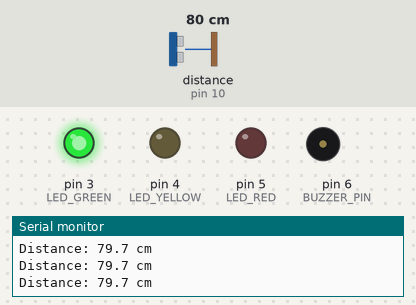
Recording of a sketch running on a simulated Arduino Uno, built with avr-gcc and run on an emulated ATmega328P. Shown: output pins drawn as LEDs (lit = HIGH), buzzer (waves = sounding), the last lines printed to the serial monitor. Wiring (inferred from the names in the program): ultrasonic range finder: trigger pin 9; echo pin 10. The test bench sets the inputs (shaded band); at power-on: distance to the obstacle (sensor on pin 10) 80 cm. The echo pulse lasts 58.3 µs per cm; pins used as bus, display or sensor lines are not drawn.

Above: at 1.2 s.
1.3 s: distance to the obstacle (sensor on pin 10) set to 39 cm
2.8 s: distance to the obstacle (sensor on pin 10) set to 32 cm
At 3.14 s:
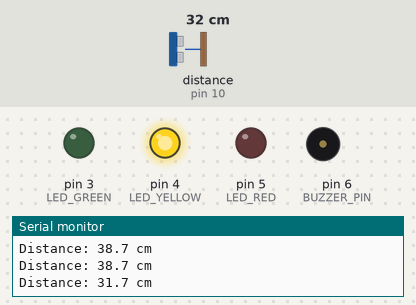
5.8 s: distance to the obstacle (sensor on pin 10) set to 18 cm
8.8 s: distance to the obstacle (sensor on pin 10) set to 14 cm
At 9.7 s:
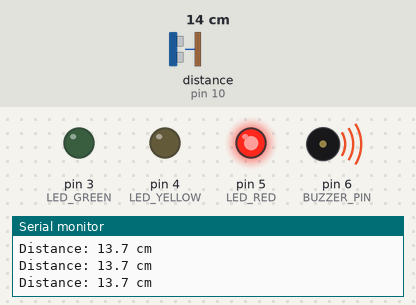
10.3 s: distance to the obstacle (sensor on pin 10) set to 35 cm
At 10.53 s:
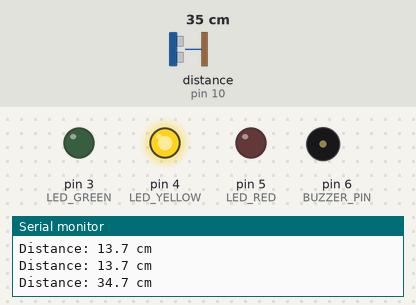
13.3 s: distance to the obstacle (sensor on pin 10) set to 2 cm
At 14.0 s:
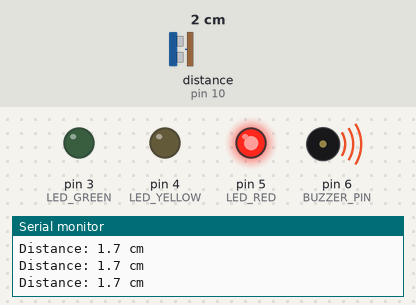
Timing chart, 0 to 15.9 s (numbered marks = the images above; inputs shaded):
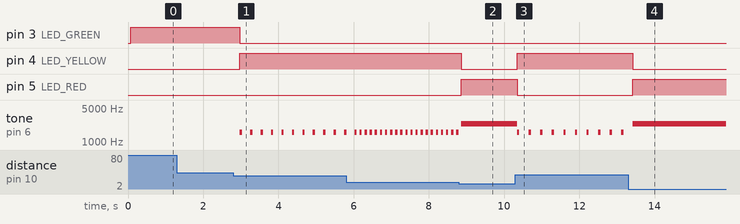

The sketch:

ultrasonic_parking_sensor.ino
```cpp
/*
 * HC-SR04 Ultrasonic Distance & Parking Alert Sensor
 * TechBlueprint (@techblueprint-lab)
 *
 * Physics:
 *   Speed of sound in dry air (~20°C) = 343 m/s = 0.0343 cm/µs
 *   Because the 40 kHz sound pulse travels OUT to the object and BACK:
 *     distance_cm = (echo_duration_us * 0.0343) / 2.0
 *
 * Engineering Guardrails Included:
 *   1. 30 ms pulseIn() timeout — prevents the Arduino loop from freezing
 *      for a full 1 second if no echo returns (out of range / angled wall).
 *   2. 3-sample median filter — rejects random ultrasonic bounce glitches.
 *   3. 3-zone LED + progressive buzzer parking alert (Safe / Caution / Stop).
 */

const uint8_t TRIG_PIN   = 9;
const uint8_t ECHO_PIN   = 10;
const uint8_t LED_GREEN  = 3;
const uint8_t LED_YELLOW = 4;
const uint8_t LED_RED    = 5;
const uint8_t BUZZER_PIN = 6;

// 30,000 µs timeout ≈ 514 cm max round-trip (covers HC-SR04's 400 cm range)
const unsigned long ECHO_TIMEOUT_US = 30000UL;
const float SOUND_SPEED_CM_PER_US   = 0.0343f;

// Alert thresholds (in centimeters)
const float STOP_CM    = 15.0f;
const float CAUTION_CM = 35.0f;

float readSingleDistanceCm() {
  // Ensure a clean LOW state, then fire a 10 µs HIGH pulse on TRIG
  digitalWrite(TRIG_PIN, LOW);
  delayMicroseconds(2);
  digitalWrite(TRIG_PIN, HIGH);
  delayMicroseconds(10);
  digitalWrite(TRIG_PIN, LOW);

  // Measure how long ECHO stays HIGH (with 30 ms non-blocking safety timeout!)
  unsigned long durationUs = pulseIn(ECHO_PIN, HIGH, ECHO_TIMEOUT_US);
  if (durationUs == 0) {
    return -1.0f;  // Out of range or no echo received
  }

  // Divide by 2 because the 40 kHz sound wave makes a round trip
  return (durationUs * SOUND_SPEED_CM_PER_US) / 2.0f;
}

float readMedianDistanceCm() {
  // Take 3 quick readings and return the middle value to filter out echo noise
  float a = readSingleDistanceCm();
  delay(25);
  float b = readSingleDistanceCm();
  delay(25);
  float c = readSingleDistanceCm();

  // Sort 3 values cleanly without extra libraries
  if (a > b) { float t = a; a = b; b = t; }
  if (b > c) { float t = b; b = c; c = t; }
  if (a > b) { float t = a; a = b; b = t; }
  return b;
}

void setAlertState(bool greenOn, bool yellowOn, bool redOn) {
  digitalWrite(LED_GREEN,  greenOn  ? HIGH : LOW);
  digitalWrite(LED_YELLOW, yellowOn ? HIGH : LOW);
  digitalWrite(LED_RED,    redOn    ? HIGH : LOW);
}

void setup() {
  Serial.begin(115200);
  pinMode(TRIG_PIN, OUTPUT);
  pinMode(ECHO_PIN, INPUT);
  pinMode(LED_GREEN, OUTPUT);
  pinMode(LED_YELLOW, OUTPUT);
  pinMode(LED_RED, OUTPUT);
  pinMode(BUZZER_PIN, OUTPUT);

  setAlertState(false, false, false);
  Serial.println("HC-SR04 Ultrasonic Parking Sensor Ready (@techblueprint-lab)");
}

void loop() {
  float distCm = readMedianDistanceCm();

  if (distCm < 0.0f) {
    setAlertState(true, false, false);
    noTone(BUZZER_PIN);
    Serial.println("Distance: > 400 cm (Clear)");
    delay(120);
    return;
  }

  Serial.print("Distance: ");
  Serial.print(distCm, 1);
  Serial.println(" cm");

  if (distCm <= STOP_CM) {
    // Danger / Stop zone
    setAlertState(false, false, true);
    tone(BUZZER_PIN, 2400);
    delay(80);
  } else if (distCm <= CAUTION_CM) {
    // Caution zone: faster beeps as obstacle gets closer
    setAlertState(false, true, false);
    int beepDelay = map((int)distCm, (int)STOP_CM, (int)CAUTION_CM, 60, 260);
    tone(BUZZER_PIN, 1600, 60);
    delay(beepDelay);
  } else {
    // Safe zone
    setAlertState(true, false, false);
    noTone(BUZZER_PIN);
    delay(100);
  }
}
```

Measured:
- the behaviour switches between 36 and 35 cm on distance to the obstacle (sensor on pin 10) (found by bisection; images 0 and 1)
- the behaviour switches between 16 and 15 cm on distance to the obstacle (sensor on pin 10) (found by bisection; images 1 and 2)
- after the input at 2.8 s, pin 3 (LED_GREEN): HIGH → LOW after 0.17 s; pin 4 (LED_YELLOW): LOW → HIGH after 0.17 s; tone on pin 6 (BUZZER_PIN): alternates 1600 Hz for 0.06 s and silent for 0.22 s, starting after 0.17 s
- after the input at 8.8 s, pin 4 (LED_YELLOW): HIGH → LOW after 0.07 s; pin 5 (LED_RED): LOW → HIGH after 0.07 s
- after the input at 10.3 s, pin 4 (LED_YELLOW): LOW → HIGH after 0.05 s; pin 5 (LED_RED): HIGH → LOW after 0.05 s; tone on pin 6 (BUZZER_PIN): alternates 1600 Hz for 0.06 s and silent for 0.25 s, starting after 0.05 s
- after the input at 13.3 s, pin 4 (LED_YELLOW): HIGH → LOW after 0.12 s; pin 5 (LED_RED): LOW → HIGH after 0.12 s
